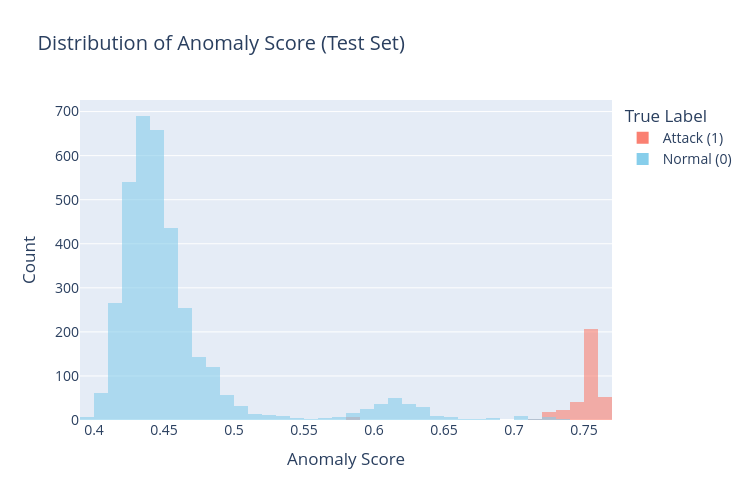

Notebook code for this chart:
### Code cell
import plotly.express as px

# Usar SOLO el conjunto de test
plot_df = df_all[df_all['split'] == 'test'].copy()

plot_df['True Label'] = plot_df['is_attack'].map({
    0: 'Normal (0)',
    1: 'Attack (1)'
})

fig = px.histogram(
    plot_df,
    x='anomaly_score',   # ✅ nombre de columna
    color='True Label',
    nbins=50,
    opacity=0.6,
    barmode='overlay',
    color_discrete_map={
        'Normal (0)': 'skyblue',
        'Attack (1)': 'salmon'
    },
    title='Distribution of Anomaly Score (Test Set)'
)

fig.update_layout(
    xaxis_title='Anomaly Score',
    yaxis_title='Count',
    legend_title='True Label',
    font=dict(size=14),
    width=750,
    height=500
)

fig.show()

### Figure 1 — Plotly figure (JSON) as saved in the notebook; plotly's stock layout.template omitted (floating-point values rounded to 4 significant figures; data arrays with more than 128 entries replaced by an {"elided": "..."} marker saying what was removed)
{"data": [{"bingroup": "x", "hovertemplate": "True Label=Attack (1)<br>anomaly_score=%{x}<br>count=%{y}<extra></extra>", "legendgroup": "Attack (1)", "marker": {"color": "salmon", "opacity": 0.6, "pattern": {"shape": ""}}, "name": "Attack (1)", "nbinsx": 50, "orientation": "v", "showlegend": true, "type": "histogram", "x": {"elided": "346 float values"}, "xaxis": "x", "yaxis": "y"}, {"bingroup": "x", "hovertemplate": "True Label=Normal (0)<br>anomaly_score=%{x}<br>count=%{y}<extra></extra>", "legendgroup": "Normal (0)", "marker": {"color": "skyblue", "opacity": 0.6, "pattern": {"shape": ""}}, "name": "Normal (0)", "nbinsx": 50, "orientation": "v", "showlegend": true, "type": "histogram", "x": {"elided": "3549 float values"}, "xaxis": "x", "yaxis": "y"}], "layout": {"barmode": "overlay", "font": {"size": 14}, "height": 500, "legend": {"title": {"text": "True Label"}, "tracegroupgap": 0}, "title": {"text": "Distribution of Anomaly Score (Test Set)"}, "width": 750, "xaxis": {"anchor": "y", "domain": [0, 1], "title": {"text": "Anomaly Score"}}, "yaxis": {"anchor": "x", "domain": [0, 1], "title": {"text": "Count"}}}}
